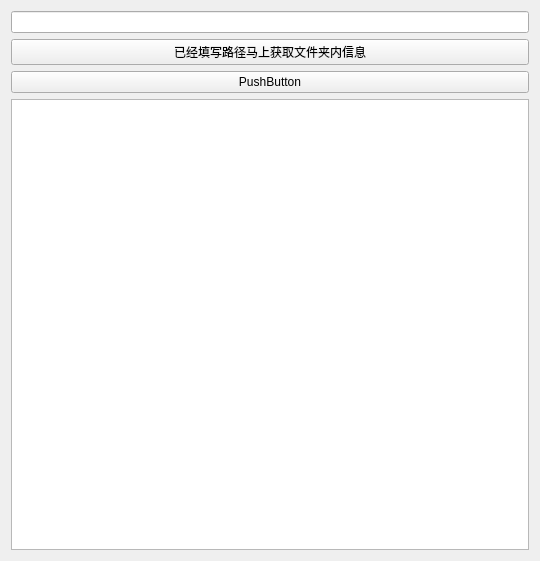
<?xml version="1.0" encoding="UTF-8"?>
<ui version="4.0">
 <class>filefolderread</class>
 <widget class="QWidget" name="filefolderread">
  <property name="geometry">
   <rect>
    <x>0</x>
    <y>0</y>
    <width>540</width>
    <height>561</height>
   </rect>
  </property>
  <property name="windowTitle">
   <string>filefolderread</string>
  </property>
  <layout class="QVBoxLayout" name="verticalLayout">
   <item>
    <widget class="QLineEdit" name="lineEdit"/>
   </item>
   <item>
    <widget class="QPushButton" name="pushButton">
     <property name="text">
      <string>已经填写路径马上获取文件夹内信息</string>
     </property>
    </widget>
   </item>
   <item>
    <widget class="QPushButton" name="pushButton_2">
     <property name="text">
      <string>PushButton</string>
     </property>
    </widget>
   </item>
   <item>
    <widget class="QTextEdit" name="textEdit"/>
   </item>
  </layout>
 </widget>
 <layoutdefault spacing="6" margin="11"/>
 <resources/>
 <connections/>
</ui>
